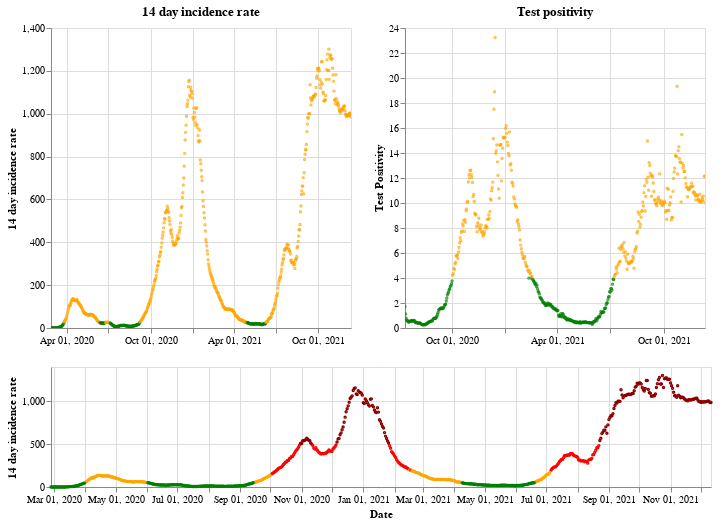

Notebook source saved alongside this figure:
### Markdown cell above
## Wales

### Code cell
plot_traffic_light('Wales')

### Figure 1 — Vega-Lite specification as saved in the notebook (floating-point values rounded to 4 significant figures; data arrays with more than 128 entries replaced by an {"elided": "..."} marker saying what was removed)
{"config": {"view": {"continuousWidth": 400, "continuousHeight": 300}}, "vconcat": [{"hconcat": [{"mark": {"type": "point", "size": 2}, "encoding": {"color": {"condition": {"value": "green", "test": "(datum.twoWeeklyCasesRate <= 25)"}, "value": "orange"}, "tooltip": [{"type": "nominal", "field": "areaName"}, {"type": "temporal", "field": "date"}, {"type": "quantitative", "field": "twoWeeklyCasesRate"}, {"type": "quantitative", "field": "testPositivity"}], "x": {"type": "temporal", "axis": {"title": ""}, "field": "date", "scale": {"domain": {"selection": "DateBrush"}}, "timeUnit": "yearmonthdate"}, "y": {"type": "quantitative", "axis": {"title": "14 day incidence rate"}, "field": "twoWeeklyCasesRate"}}, "title": "14 day incidence rate", "width": 300}, {"mark": {"type": "point", "size": 2}, "encoding": {"color": {"condition": {"value": "green", "test": "(datum.testPositivity <= 4)"}, "value": "orange"}, "tooltip": [{"type": "nominal", "field": "areaName"}, {"type": "temporal", "field": "date"}, {"type": "quantitative", "field": "twoWeeklyCasesRate"}, {"type": "quantitative", "field": "testPositivity"}], "x": {"type": "temporal", "axis": {"title": ""}, "field": "date", "scale": {"domain": {"selection": "DateBrush"}}, "timeUnit": "yearmonthdate"}, "y": {"type": "quantitative", "axis": {"title": "Test Positivity"}, "field": "testPositivity"}}, "title": "Test positivity", "width": 300}]}, {"layer": [{"mark": {"type": "point", "size": 2}, "encoding": {"color": {"condition": {"value": "orange", "test": "(((datum.testPositivity < 4) && (datum.twoWeeklyCasesRate >= 50)) && (datum.twoWeeklyCasesRate < 200))"}, "value": "red"}, "opacity": {"condition": {"value": 1, "test": "((datum.twoWeeklyCasesRate >= 50) && (datum.twoWeeklyCasesRate < 500))"}, "value": 0}, "tooltip": [{"type": "nominal", "field": "areaName"}, {"type": "temporal", "field": "date"}, {"type": "quantitative", "field": "twoWeeklyCasesRate"}, {"type": "quantitative", "field": "testPositivity"}], "x": {"type": "temporal", "axis": {"title": "Date"}, "field": "date", "timeUnit": "yearmonthdate"}, "y": {"type": "quantitative", "axis": {"title": "14 day incidence rate"}, "field": "twoWeeklyCasesRate"}}, "selection": {"DateBrush": {"type": "interval", "encodings": ["x"], "fields": ["Time"]}}}, {"mark": {"type": "point", "size": 2}, "encoding": {"color": {"value": "darkred"}, "opacity": {"condition": {"value": 1, "test": "(datum.twoWeeklyCasesRate >= 500)"}, "value": 0}, "tooltip": [{"type": "nominal", "field": "areaName"}, {"type": "temporal", "field": "date"}, {"type": "quantitative", "field": "twoWeeklyCasesRate"}, {"type": "quantitative", "field": "testPositivity"}], "x": {"type": "temporal", "axis": {"title": "Date"}, "field": "date", "timeUnit": "yearmonthdate"}, "y": {"type": "quantitative", "axis": {"title": "14 day incidence rate"}, "field": "twoWeeklyCasesRate"}}}, {"mark": {"type": "point", "size": 2}, "encoding": {"color": {"condition": {"value": "green", "test": "((datum.testPositivity < 4) && (datum.twoWeeklyCasesRate < 50))"}, "value": "orange"}, "opacity": {"condition": {"value": 1, "test": "(datum.twoWeeklyCasesRate < 50)"}, "value": 0}, "tooltip": [{"type": "nominal", "field": "areaName"}, {"type": "temporal", "field": "date"}, {"type": "quantitative", "field": "twoWeeklyCasesRate"}, {"type": "quantitative", "field": "testPositivity"}], "x": {"type": "temporal", "axis": {"title": "Date"}, "field": "date", "timeUnit": "yearmonthdate"}, "y": {"type": "quantitative", "axis": {"title": "14 day incidence rate"}, "field": "twoWeeklyCasesRate"}}}], "height": 120, "width": 660}], "data": {"name": "data-089cfb9870be5d3acc645e00d7cddad7"}, "$schema": "https://vega.github.io/schema/vega-lite/v4.8.1.json", "datasets": {"data-089cfb9870be5d3acc645e00d7cddad7": {"elided": "654 records"}}}
